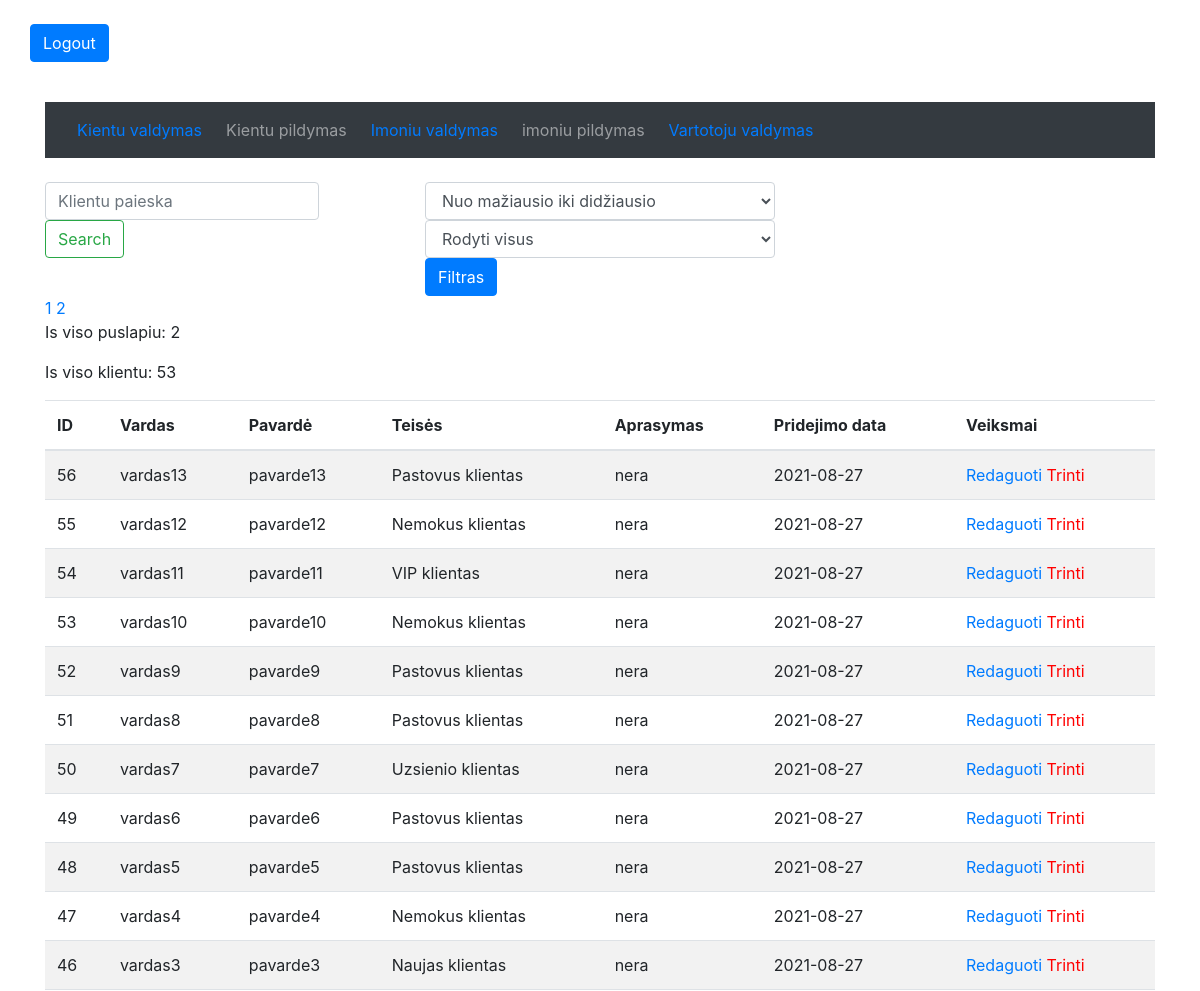
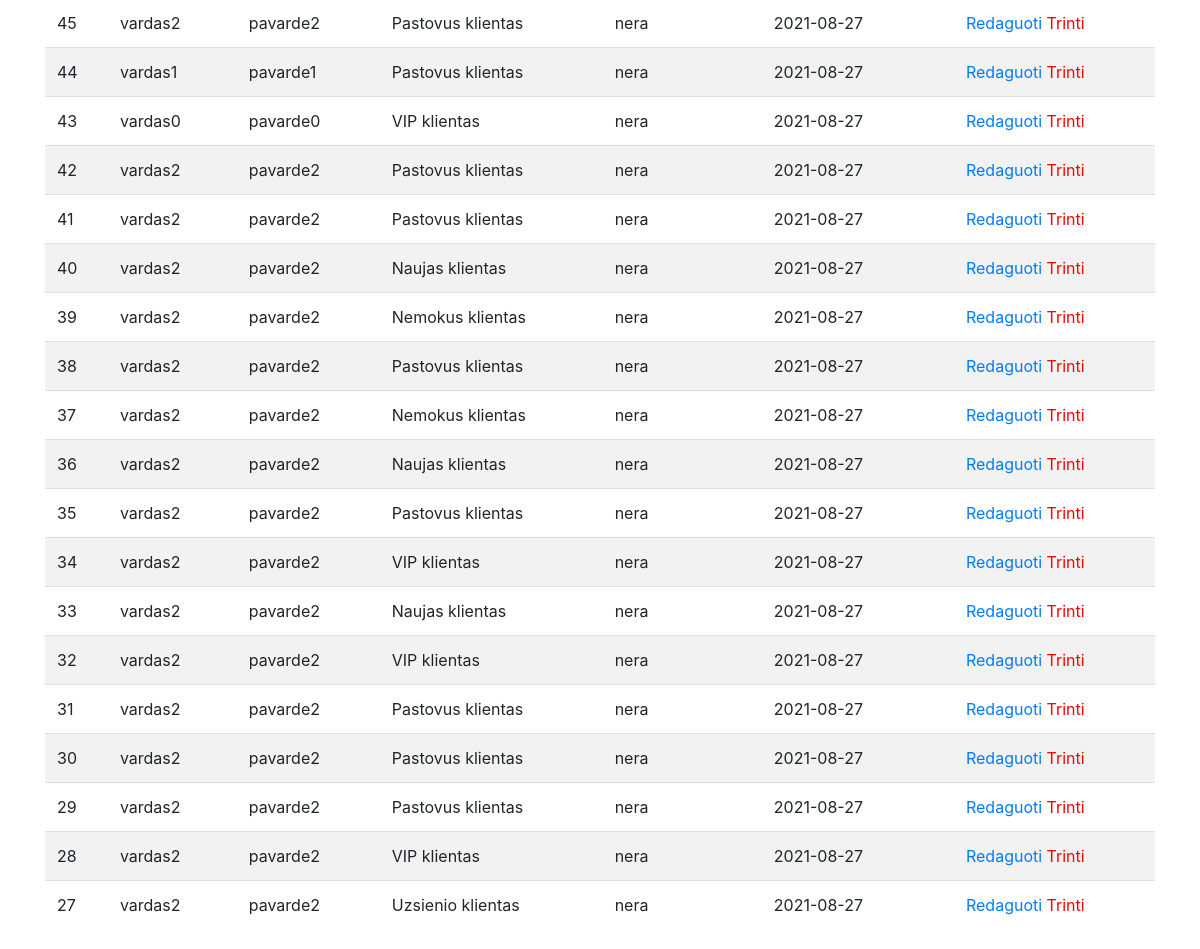
The app's page /klientai.php (signed in), older data (2 pictures, top to bottom).
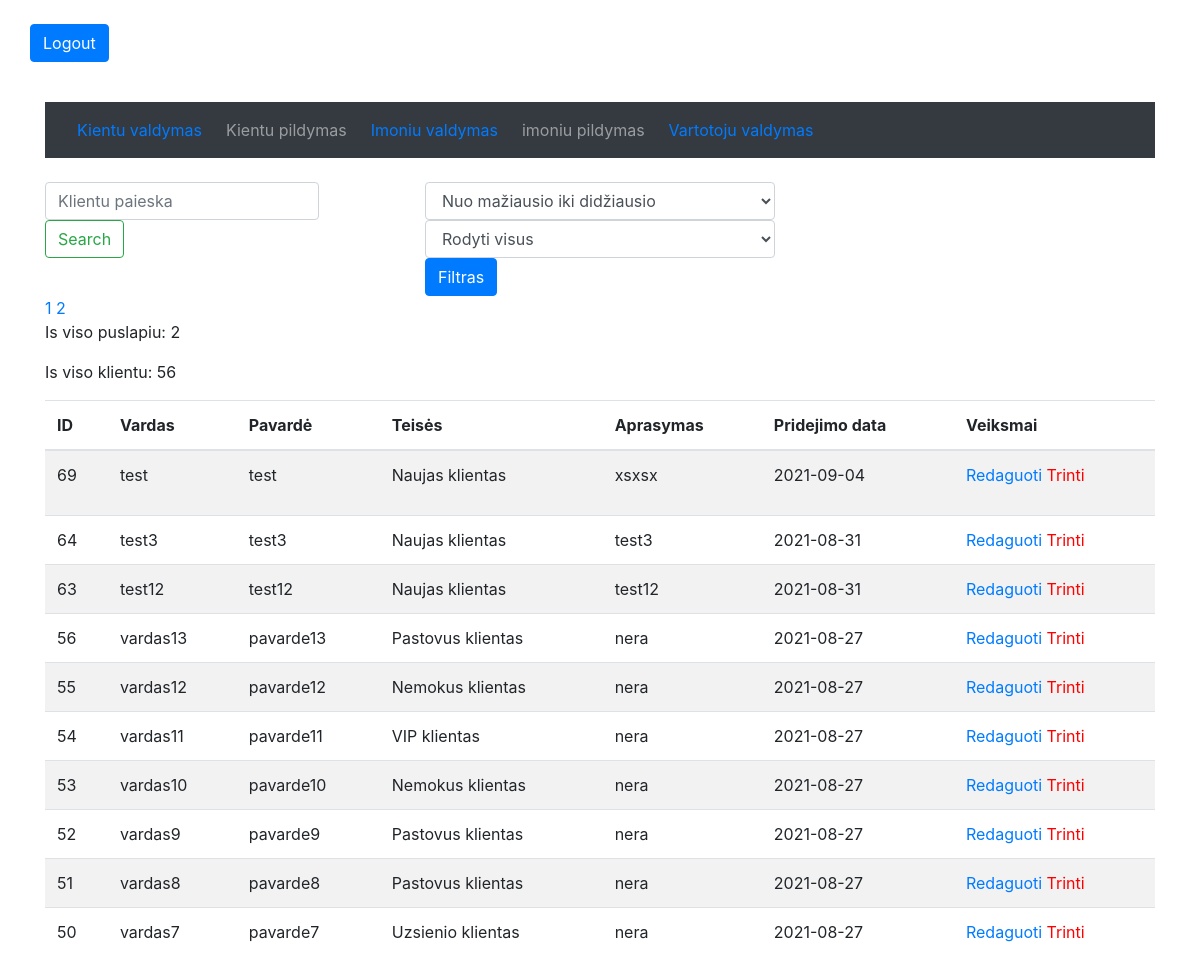
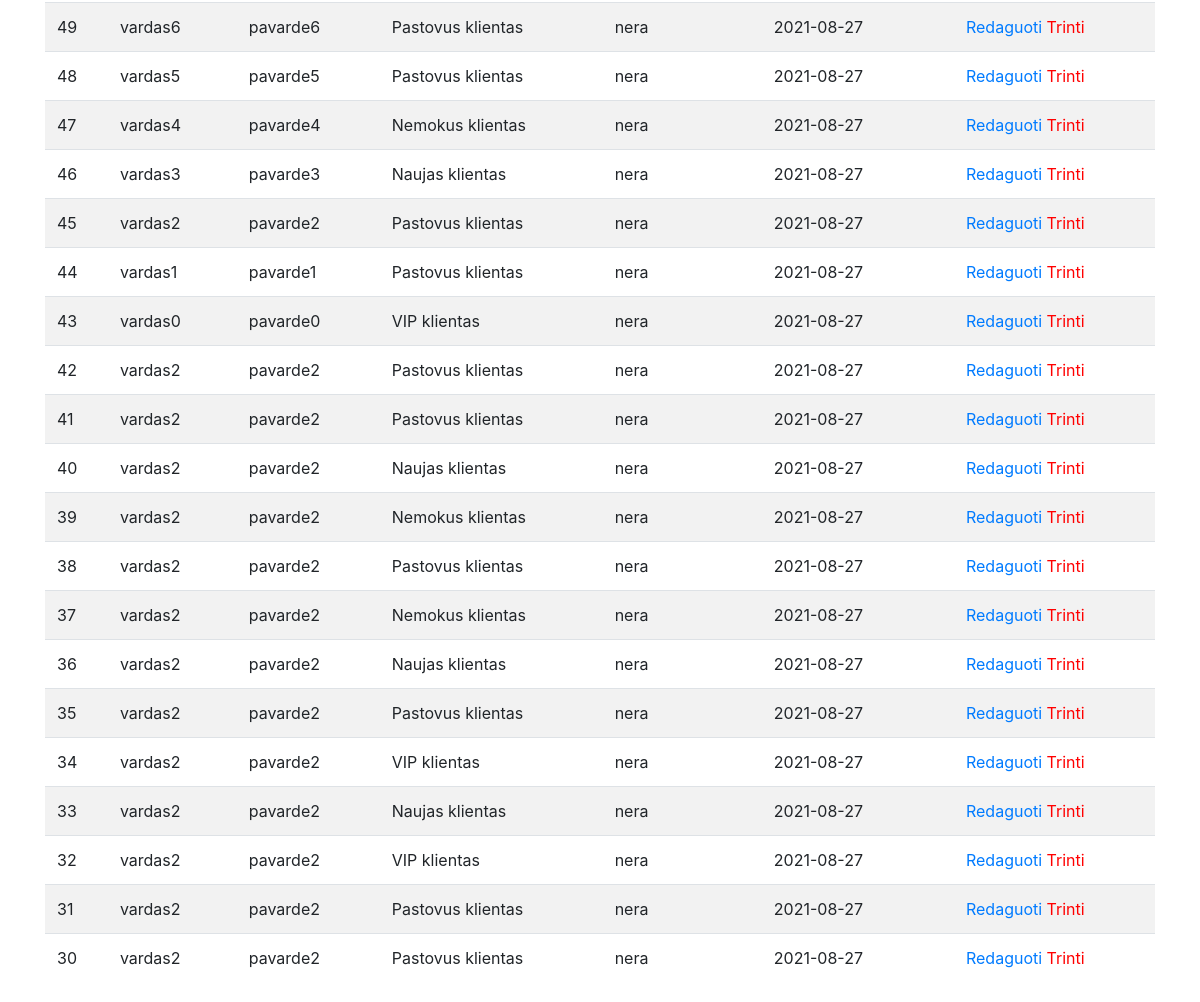
The same page, newer data (2 pictures, top to bottom).
### tables this page shows
CREATE TABLE IF NOT EXISTS `klientai` (
  `ID` int(4) NOT NULL AUTO_INCREMENT,
  `vardas` varchar(120) NOT NULL,
  `pavarde` varchar(120) NOT NULL,
  `teises_id` int(4) NOT NULL,
  `aprasymas` text NOT NULL,
  `imones_id` int(120) NOT NULL,
  `pridejimo_data` date NOT NULL,
  PRIMARY KEY (`ID`)
);

CREATE TABLE IF NOT EXISTS `klientai_teises` (
  `ID` int(4) NOT NULL AUTO_INCREMENT,
  `pavadinimas` varchar(120) NOT NULL,
  `reiksme` varchar(120) NOT NULL,
  PRIMARY KEY (`ID`)
);

### klientai.php (the view, shortened to what this page needs)
<?php require_once ("prijungimas.php"); ?>
<!DOCTYPE html>
<html lang="en">
<head>
        <?php require_once("priedai.php"); ?>
</head>
<body>
<div class="container">
    <div class="row">
    <?php require_once("prsijunges.php"); ?>
    </div>
</div>
    <div class="container">
        <?php require_once("priedai/menu.php"); ?>
  </nav>
    <div class="row">
        <div class="col-lg-4 col-md-3">
            <form class="form-inline" action="klientai.php" method="get">
            <input class="form-control mr-sm-2" type="search" name="search" placeholder="Klientu paieska" aria-label="Search">
            <button class="btn btn-outline-success my-2 my-sm-0" type="submit" name="search_push">Search</button>
            </form>
        </div>
        <div class="col-lg-4 col-md-3">
            <form action="klientai.php" method="get">
            <select class="form-control" name="rikiavimas_id">
            <?php if(isset($_GET["rikiavimas_id"]) && !empty($_GET["rikiavimas_id"]) && $_GET["rikiavimas_id"] != "ASC") {?>
                <option value="DESC" selected="true"> Nuo didžiausio iki mažiausio</option>
                <option value="ASC" > Nuo mažiausio iki didžiausio</option>
                <?php } else { ?>
                <option value="ASC" selected="true"> Nuo mažiausio iki didžiausio</option>
                <?php } ?>
            </select>
            <select class="form-control" name="filtravimas">
                <?php if(isset($_GET["filtravimas"]) && !empty($_GET["filtravimas"]) && $_GET["filtravimas"] != "default") {?>
                    <option value="default">Rodyti visus</option>
                <?php } else { ?>
                    <option value="default" selected="true">Rodyti visus</option>
                <?php } ?>
                </select>
                <button class="btn btn-primary" type="submit" name="submit">Filtras</button>
            </form>
        </div>
    </div>
    <table class="table table-striped">
  <thead>
    <tr>
      <th scope="col">ID</th>
      <th scope="col">Vardas</th>
      <th scope="col">Pavardė</th>
      <th scope="col">Teisės</th>
      <th scope="col">Aprasymas</th>
      <th scope="col">Pridejimo data</th>
      <th scope="col"> <?php if($varT[3] != 3 ) { echo "Veiksmai"; } ?></th>
    </tr>
  </thead>
  <tbody>
<?php
if(isset($_GET["psl_skaicius"])) {
    $psl_skaicius = $_GET["psl_skaicius"] * 30 - 30;
} else {
    $psl_skaicius = 0;
}
if(isset($_GET["filtravimas"]) && !empty($_GET["filtravimas"]) && $_GET["filtravimas"] != "default") {
    $filtravimas = "klientai.teises_id = ".$_GET["filtravimas"];
} else {
    $filtravimas = 1;
}
if(isset($_GET["rikiavimas_id"]) && !empty($_GET["rikiavimas_id"])) {
    $rikiavimas = $_GET["rikiavimas_id"];
} else {
    $rikiavimas = "DESC";
}
$sql = "SELECT klientai.ID, klientai.vardas, klientai.pavarde, klientai_teises.pavadinimas, klientai.aprasymas, klientai.pridejimo_data FROM `klientai`
LEFT JOIN `klientai_teises` ON klientai.teises_id = klientai_teises.reiksme
WHERE $filtravimas
ORDER BY klientai.ID $rikiavimas
LIMIT $psl_skaicius , 30";
$rezultatas = $prisijungimas->query($sql);
while($klientai = mysqli_fetch_array($rezultatas)) {
    echo "<tr>";
        echo "<td>". $klientai["ID"]."</td>";
        echo "<td>". $klientai["vardas"]."</td>";
        echo "<td>". $klientai["pavarde"]."</td>";
        echo "<td>". $klientai["pavadinimas"]."</td>";
        echo "<td>". $klientai["aprasymas"]."</td>";
        echo "<td>". $klientai["pridejimo_data"]."</td>";
        echo "<td>";
        if($varT[3] != 3 ) {
        echo "<a href='klientaiEdit.php?ID=".$klientai["ID"]."'>Redaguoti</a>";
        echo "<a class= 'red' href='klientai.php?trinti=".$klientai["ID"]."'>Trinti</a>";
        }
       echo "</td>";
    echo "</tr>";
}
?>
<?php
$sql = "SELECT CEILING(COUNT(ID)/30), COUNT(ID) FROM klientai";
$result = $prisijungimas->query($sql);
if($result->num_rows == 1) {
    $total_pages = mysqli_fetch_array($result);
    for($i = 1; $i <= intval($total_pages[0]); $i++) {
        echo "<a href='klientai.php?psl_skaicius=$i'>";
        echo $i;
    echo "</a>";
    }
    echo "<p>";
            echo "Is viso puslapiu: ";
            echo $total_pages[0];
            echo "</p>";
            echo "<p>";
            echo "Is viso klientu: ";
            echo $total_pages[1];
            echo "</p>";
        }
        else {
            echo "Nepavyko suskaiciuoti klientu";
        }
?>
        </tbody>
    </table>
</div>
</body>
</html>

Row changes from the older to the newer data that the page shows:
no longer on this page (row unchanged): klientai: ID "29", vardas "vardas2", pavarde "pavarde2", klientai_teises.pavadinimas "Pastovus klientas", aprasymas "nera", pridejimo_data "2021-08-27"
no longer on this page (row unchanged): klientai: ID "28", vardas "vardas2", pavarde "pavarde2", klientai_teises.pavadinimas "VIP klientas", aprasymas "nera", pridejimo_data "2021-08-27"
no longer on this page (row unchanged): klientai: ID "27", vardas "vardas2", pavarde "pavarde2", klientai_teises.pavadinimas "Uzsienio klientas", aprasymas "nera", pridejimo_data "2021-08-27"
added klientai: ID "69", vardas "test", pavarde "test", klientai_teises.pavadinimas "Naujas klientas", aprasymas "xsxsx", pridejimo_data "2021-09-04"
added klientai: ID "64", vardas "test3", pavarde "test3", klientai_teises.pavadinimas "Naujas klientas", aprasymas "test3", pridejimo_data "2021-08-31"
added klientai: ID "63", vardas "test12", pavarde "test12", klientai_teises.pavadinimas "Naujas klientas", aprasymas "test12", pridejimo_data "2021-08-31"
Text that changed along with them:
$total_pages[1]: "53" → "56"
